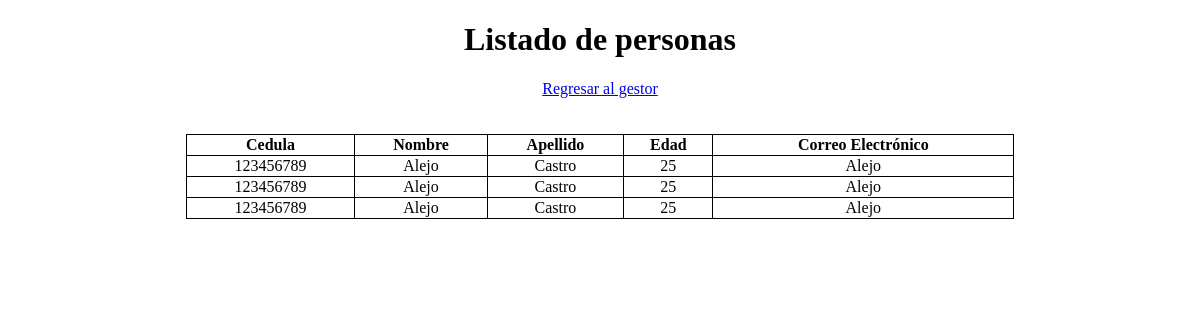
Screenshot of /list.php?parameter=cedula&type=ascending with the database file from the repository.
### tables this page shows
CREATE TABLE `personas` (
  `Id` int(11) NOT NULL PRIMARY KEY,
  `Nombre` varchar(50) NOT NULL,
  `Apellido` varchar(50) NOT NULL,
  `Correo_electronico` varchar(100) NOT NULL,
  `Edad` int(3) NOT NULL,
  `Cedula` bigint(20) NOT NULL
);

### sql_queries/sqlqueries.php (called while the page is built, shortened)
<?php
function list_Personas($parameter, $type){
    $sql = 'SELECT * FROM Personas';
    if($parameter == 'cedula'){
        $sql .= ' ORDER BY Cedula';
    }
    if($type == 'ascending'){
        $sql .= ' ASC';
    }
    $con = mysqli_connect(HOST_DB, USUARIO_DB, USUARIO_PASS, DATABASE);
    if (mysqli_connect_errno()) {
        return null;
    }
    else{
        $resultado = mysqli_query($con, $sql);
        return $resultado;
    }
}
?>

### list.php (the view, shortened to what this page needs)
<!DOCTYPE html>
<html lang="es">
<head>
    <link rel="stylesheet" type="text/css" href="css/list.css">
</head>
<body>
    <h1>Listado de personas</h1>
    <div>
        <a href="gestor.php">Regresar al gestor</a>
    </div>
    <br><br>
    <div>
        <table>
            <thead>
                <tr>
                    <th>Cedula</th>
                    <th>Nombre</th>
                    <th>Apellido</th>
                    <th>Edad</th>
                    <th>Correo Electrónico</th>
                </tr>
            </thead>
            <tbody>
                <?php
                include_once dirname(__FILE__) . '/sql_queries/sqlqueries.php';
                if (isset($_GET["parameter"]) && isset($_GET["type"])) {
                    $listPersonas = list_Personas($_GET["parameter"], $_GET["type"]);
                    if ($listPersonas != null) {
                        while ($fila = mysqli_fetch_array($listPersonas)) {
                            echo '<tr>';
                            echo '<td>' . $fila['Cedula'] . '</td>';
                            echo '<td>' . $fila['Nombre'] . '</td>';
                            echo '<td>' . $fila['Apellido'] . '</td>';
                            echo '<td>' . $fila['Edad'] . '</td>';
                            echo '<td>' . $fila['Correo_electronico'] . '</td>';
                            echo '</tr>';
                        }
                    }
                }
                ?>
            </tbody>
        </table>
    </div>
</body>
</html>

### css/list.css (style rules this page uses)
table { width: 100%; }
table, tr, td, th, thead { border: 1px solid black; border-collapse: collapse; }
h1 { text-align: center; }
div { border-radius: 5px; text-align: center; width: 70%; margin: auto; }

### rows the page displays
personas: Cedula "123456789", Nombre "Alejo", Apellido "Castro", Edad "25", Correo_electronico "Alejo"
personas: Cedula "123456789", Nombre "Alejo", Apellido "Castro", Edad "25", Correo_electronico "Alejo"
personas: Cedula "123456789", Nombre "Alejo", Apellido "Castro", Edad "25", Correo_electronico "Alejo"
